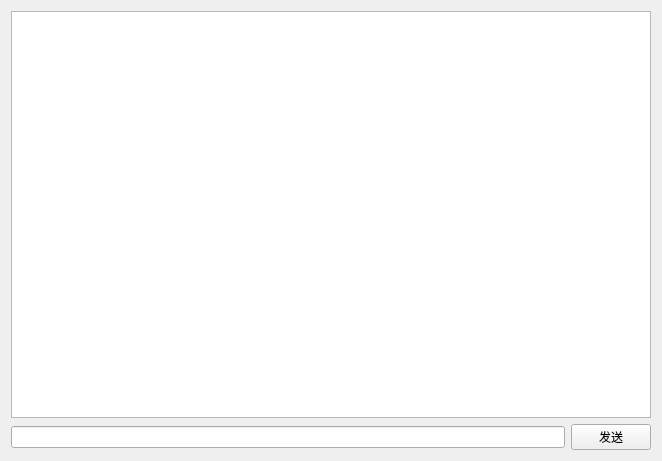
<?xml version="1.0" encoding="UTF-8"?>
<ui version="4.0">
 <class>PrivateChat</class>
 <widget class="QWidget" name="PrivateChat">
  <property name="geometry">
   <rect>
    <x>0</x>
    <y>0</y>
    <width>662</width>
    <height>461</height>
   </rect>
  </property>
  <property name="windowTitle">
   <string>Form</string>
  </property>
  <layout class="QHBoxLayout" name="horizontalLayout_2">
   <item>
    <layout class="QVBoxLayout" name="verticalLayout">
     <item>
      <widget class="QTextEdit" name="msgTextEdit">
       <property name="font">
        <font>
         <pointsize>15</pointsize>
        </font>
       </property>
      </widget>
     </item>
     <item>
      <layout class="QHBoxLayout" name="horizontalLayout">
       <item>
        <widget class="QLineEdit" name="inputLineEdit"/>
       </item>
       <item>
        <widget class="QPushButton" name="sendBtn">
         <property name="text">
          <string>发送</string>
         </property>
        </widget>
       </item>
      </layout>
     </item>
    </layout>
   </item>
  </layout>
 </widget>
 <resources/>
 <connections/>
</ui>
